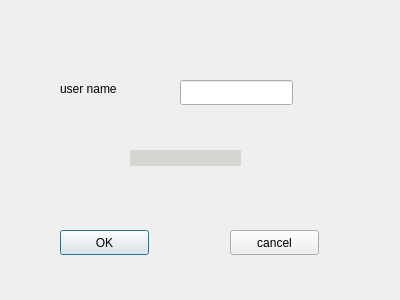
<?xml version="1.0" encoding="UTF-8"?>
<ui version="4.0">
 <class>zhaohuimima</class>
 <widget class="QDialog" name="zhaohuimima">
  <property name="geometry">
   <rect>
    <x>0</x>
    <y>0</y>
    <width>400</width>
    <height>300</height>
   </rect>
  </property>
  <property name="windowTitle">
   <string>Dialog</string>
  </property>
  <widget class="QLabel" name="username">
   <property name="geometry">
    <rect>
     <x>60</x>
     <y>80</y>
     <width>71</width>
     <height>17</height>
    </rect>
   </property>
   <property name="text">
    <string>user name</string>
   </property>
  </widget>
  <widget class="QPushButton" name="confirm">
   <property name="geometry">
    <rect>
     <x>60</x>
     <y>230</y>
     <width>89</width>
     <height>25</height>
    </rect>
   </property>
   <property name="text">
    <string>OK</string>
   </property>
  </widget>
  <widget class="QPushButton" name="cancel">
   <property name="geometry">
    <rect>
     <x>230</x>
     <y>230</y>
     <width>89</width>
     <height>25</height>
    </rect>
   </property>
   <property name="text">
    <string>cancel</string>
   </property>
  </widget>
  <widget class="QLineEdit" name="lineEdit">
   <property name="geometry">
    <rect>
     <x>180</x>
     <y>80</y>
     <width>113</width>
     <height>25</height>
    </rect>
   </property>
  </widget>
  <widget class="QLabel" name="tishi">
   <property name="geometry">
    <rect>
     <x>130</x>
     <y>150</y>
     <width>111</width>
     <height>16</height>
    </rect>
   </property>
   <property name="styleSheet">
    <string notr="true">background-color: rgb(211, 215, 207);</string>
   </property>
   <property name="text">
    <string/>
   </property>
  </widget>
 </widget>
 <resources/>
 <connections/>
</ui>
